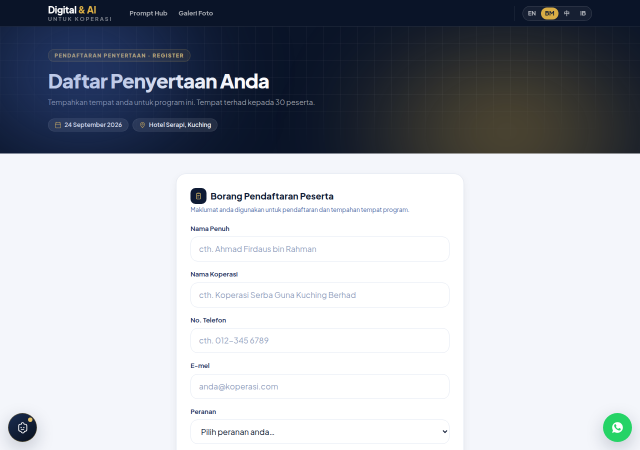
#> input picture qa-cert-live-now.png, 1280 x 900 px (shown at 1/2 size)
$ python prepare-certificate-artwork.py ../qa-cert-live-now.png ../qa-certificate.png
#> lines starting #> are read from the running program, lines starting #| are printed output that depends on the picture
#!/usr/bin/env python3
"""Prepare the certificate artwork for the website.

The supplied file is 1491x1055, which is about 127 DPI on an A4 landscape
sheet. The name and organisation the site prints over it are live text, drawn
at the device's own resolution, so on a retina screen or on paper the two do
not match: the typed lines are sharp and the artwork behind them is soft.

This resamples the artwork so the two sit at a comparable resolution. It adds
no detail that was not there — only a re-export from the original design file
at 300 DPI (3508x2480) can do that — but it removes the browser's own naive
upscaling and restores the edge definition that the WebP compression softened.

    python3 scripts/prepare-certificate-artwork.py <source> [output]

Defaults to public/sijil.jpg.
"""
import sys, os
from PIL import Image, ImageFilter
import numpy as np

# 2x the source. That lands at 255 DPI on A4, which is enough for print and
# for any phone; going further only grows the file, since the detail to
# support 300 DPI is not in the source to begin with.
SCALE = 2.0
SHARPEN = dict(radius=1.6, percent=50, threshold=3)
QUALITY = 90

def to_linear(a):
    a = a / 255.0
    return np.where(a <= 0.04045, a / 12.92, ((a + 0.055) / 1.055) ** 2.4)

def to_srgb(a):
    a = np.clip(a, 0.0, 1.0)
    return np.where(a <= 0.0031308, a * 12.92, 1.055 * a ** (1 / 2.4) - 0.055) * 255.0

def main(src_path, out_path):
#> called with src_path = '../qa-cert-live-now.png', out_path = '../qa-certificate.png'
    src = Image.open(src_path).convert("RGB")
#> src is the input picture: PIL image 1280x900 RGB; mean R, G, B 172.5, 176.5, 184
    w, h = src.size
#> w = 1280; h = 900
    tw, th = round(w * SCALE), round(h * SCALE)
#> tw = 2560; th = 1800

    # Resample in linear light. Antialiased text edges then keep their weight
    # instead of darkening, which is what makes a naive upscale look muddy.
    lin = to_linear(np.asarray(src, dtype=np.float64))
#> in to_linear, `return np.where(a <= 0.04045, a / 12.92, ((a + 0.055) / 1.055) ** 2.4)`:
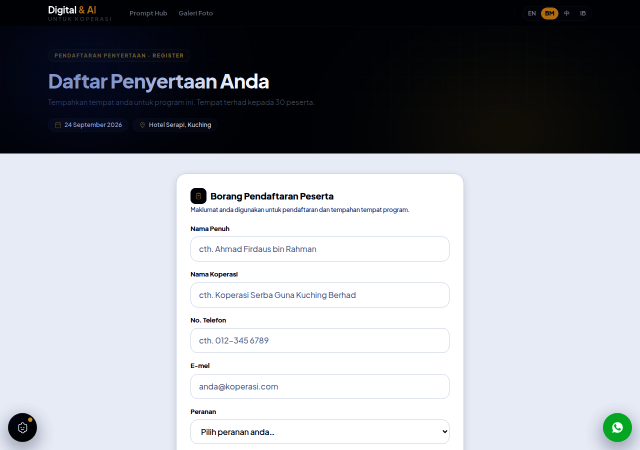
#> returned value: shape (900, 1280, 3) float64 (shown at 1/2 size); mean of channels 0, 1, 2 0.62, 0.63, 0.653; drawn as R, G, B
    out = np.zeros((th, tw, 3))
    for c in range(3):
        channel = Image.fromarray(lin[:, :, c].astype(np.float32), mode="F")
        out[:, :, c] = np.asarray(channel.resize((tw, th), Image.LANCZOS), dtype=np.float64)
#> this loop made 3 passes
#> pass 1, in main, `channel = Image.fromarray(lin[:, :, c].astype(np.float32), mode="F")`:
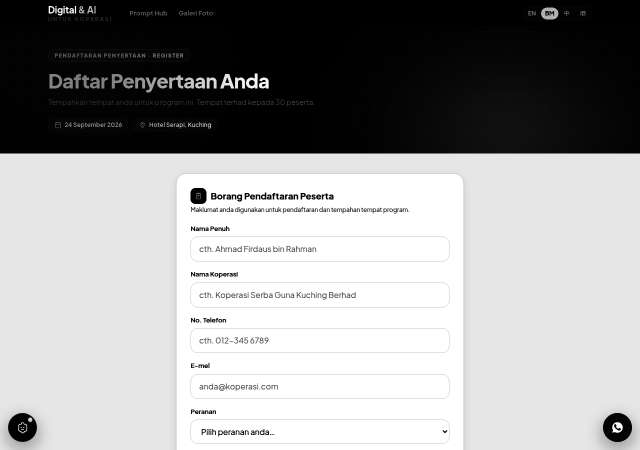
#> channel: PIL image 1280x900 F (shown at 1/2 size); min 0.00243, max 1, mean 0.62
#> pass 3, in main, `channel = Image.fromarray(lin[:, :, c].astype(np.float32), mode="F")`:
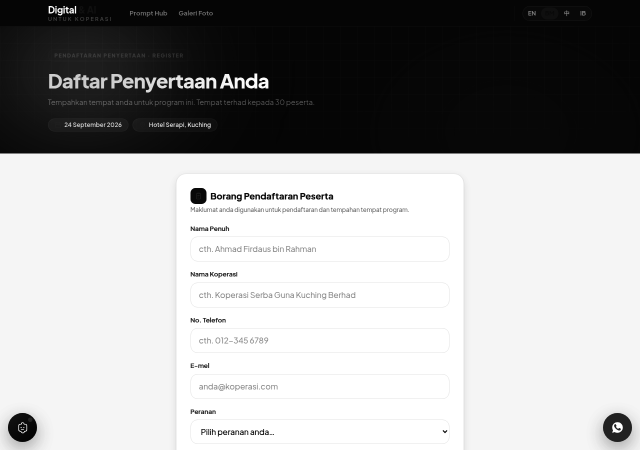
#> channel: PIL image 1280x900 F (shown at 1/2 size); min 0.0168, max 1, mean 0.653
#> after the loop:
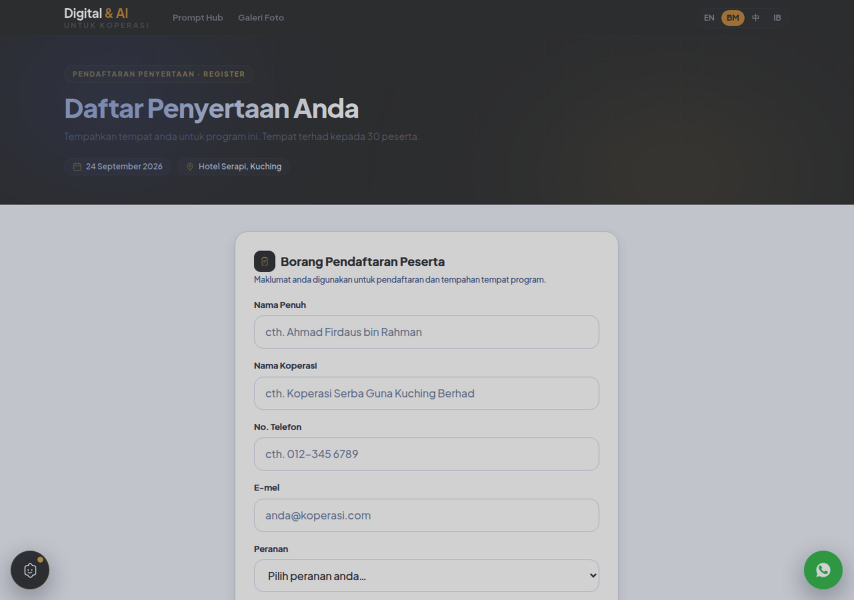
#> out: shape (1800, 2560, 3) float64 (shown at 1/3 size); mean R, G, B 0.62, 0.63, 0.653; drawn with min black and max white

    img = Image.fromarray(to_srgb(out).round().astype(np.uint8), "RGB")
    img = img.filter(ImageFilter.UnsharpMask(**SHARPEN))

    # subsampling=0 keeps full chroma resolution. The sheet is thin gold rules
    # and coloured text on white, which 4:2:0 smears.
    img.save(out_path, quality=QUALITY, optimize=True, progressive=True, subsampling=0)

    print(f"{src_path} {w}x{h} -> {out_path} {tw}x{th}"
          f"  ({round(os.path.getsize(out_path)/1024)} KB, "
          f"{round(tw / (297/25.4))} DPI on A4 landscape)")
#| ../qa-cert-live-now.png 1280x900 -> ../qa-certificate.png 2560x1800  (666 KB, 219 DPI on A4 landscape)

if __name__ == "__main__":
    if len(sys.argv) < 2:
        sys.exit(__doc__)
    main(sys.argv[1], sys.argv[2] if len(sys.argv) > 2 else "public/sijil.jpg")
